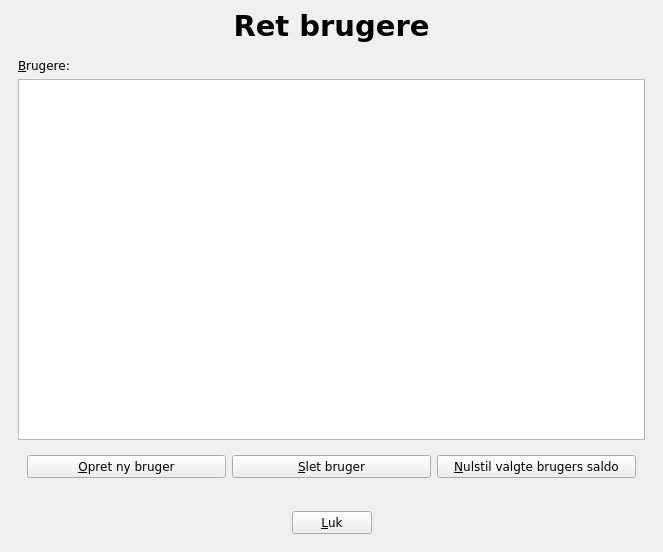
<ui version="4.0" >
 <class>EditUsersForm</class>
 <widget class="QWidget" name="EditUsersForm" >
  <property name="geometry" >
   <rect>
    <x>0</x>
    <y>0</y>
    <width>663</width>
    <height>552</height>
   </rect>
  </property>
  <property name="windowTitle" >
   <string>Ret brugere</string>
  </property>
  <layout class="QVBoxLayout" >
   <property name="spacing" >
    <number>6</number>
   </property>
   <property name="leftMargin" >
    <number>9</number>
   </property>
   <property name="topMargin" >
    <number>9</number>
   </property>
   <property name="rightMargin" >
    <number>9</number>
   </property>
   <property name="bottomMargin" >
    <number>9</number>
   </property>
   <item>
    <widget class="QLabel" name="label" >
     <property name="font" >
      <font>
       <family>DejaVu Sans</family>
       <pointsize>22</pointsize>
       <weight>75</weight>
       <bold>true</bold>
      </font>
     </property>
     <property name="text" >
      <string>Ret brugere</string>
     </property>
     <property name="textFormat" >
      <enum>Qt::PlainText</enum>
     </property>
     <property name="alignment" >
      <set>Qt::AlignCenter</set>
     </property>
    </widget>
   </item>
   <item>
    <widget class="QWidget" native="1" name="widget_3" >
     <property name="font" >
      <font>
       <family>DejaVu Sans</family>
      </font>
     </property>
     <layout class="QVBoxLayout" >
      <property name="spacing" >
       <number>6</number>
      </property>
      <property name="leftMargin" >
       <number>9</number>
      </property>
      <property name="topMargin" >
       <number>9</number>
      </property>
      <property name="rightMargin" >
       <number>9</number>
      </property>
      <property name="bottomMargin" >
       <number>9</number>
      </property>
      <item>
       <widget class="QLabel" name="label_2" >
        <property name="font" >
         <font>
          <family>DejaVu Sans</family>
         </font>
        </property>
        <property name="text" >
         <string>&amp;Brugere:</string>
        </property>
        <property name="textFormat" >
         <enum>Qt::PlainText</enum>
        </property>
        <property name="buddy" >
         <cstring>usersView</cstring>
        </property>
       </widget>
      </item>
      <item>
       <widget class="QTableView" name="usersView" >
        <property name="font" >
         <font>
          <family>DejaVu Sans</family>
         </font>
        </property>
        <property name="sortingEnabled" >
         <bool>true</bool>
        </property>
       </widget>
      </item>
      <item>
       <widget class="QWidget" native="1" name="widget" >
        <property name="font" >
         <font>
          <family>DejaVu Sans</family>
         </font>
        </property>
        <layout class="QHBoxLayout" >
         <property name="spacing" >
          <number>6</number>
         </property>
         <property name="leftMargin" >
          <number>9</number>
         </property>
         <property name="topMargin" >
          <number>9</number>
         </property>
         <property name="rightMargin" >
          <number>9</number>
         </property>
         <property name="bottomMargin" >
          <number>9</number>
         </property>
         <item>
          <widget class="QPushButton" name="addUserButton" >
           <property name="font" >
            <font>
             <family>DejaVu Sans</family>
            </font>
           </property>
           <property name="text" >
            <string>&amp;Opret ny bruger</string>
           </property>
          </widget>
         </item>
         <item>
          <widget class="QPushButton" name="deleteUserButton" >
           <property name="font" >
            <font>
             <family>DejaVu Sans</family>
            </font>
           </property>
           <property name="text" >
            <string>&amp;Slet bruger</string>
           </property>
          </widget>
         </item>
         <item>
          <widget class="QPushButton" name="zeroUserButton" >
           <property name="font" >
            <font>
             <family>DejaVu Sans</family>
            </font>
           </property>
           <property name="text" >
            <string>&amp;Nulstil valgte brugers saldo</string>
           </property>
          </widget>
         </item>
        </layout>
       </widget>
      </item>
     </layout>
    </widget>
   </item>
   <item>
    <widget class="QWidget" native="1" name="widget_2" >
     <property name="font" >
      <font>
       <family>DejaVu Sans</family>
      </font>
     </property>
     <layout class="QHBoxLayout" >
      <property name="spacing" >
       <number>6</number>
      </property>
      <property name="leftMargin" >
       <number>9</number>
      </property>
      <property name="topMargin" >
       <number>9</number>
      </property>
      <property name="rightMargin" >
       <number>9</number>
      </property>
      <property name="bottomMargin" >
       <number>9</number>
      </property>
      <item>
       <spacer>
        <property name="font" >
         <font>
          <family>DejaVu Sans</family>
         </font>
        </property>
        <property name="orientation" >
         <enum>Qt::Horizontal</enum>
        </property>
        <property name="sizeHint" >
         <size>
          <width>40</width>
          <height>20</height>
         </size>
        </property>
       </spacer>
      </item>
      <item>
       <widget class="QPushButton" name="closeButton" >
        <property name="font" >
         <font>
          <family>DejaVu Sans</family>
         </font>
        </property>
        <property name="text" >
         <string>&amp;Luk</string>
        </property>
       </widget>
      </item>
      <item>
       <spacer>
        <property name="font" >
         <font>
          <family>DejaVu Sans</family>
         </font>
        </property>
        <property name="orientation" >
         <enum>Qt::Horizontal</enum>
        </property>
        <property name="sizeHint" >
         <size>
          <width>40</width>
          <height>20</height>
         </size>
        </property>
       </spacer>
      </item>
     </layout>
    </widget>
   </item>
  </layout>
 </widget>
 <resources/>
 <connections/>
</ui>
